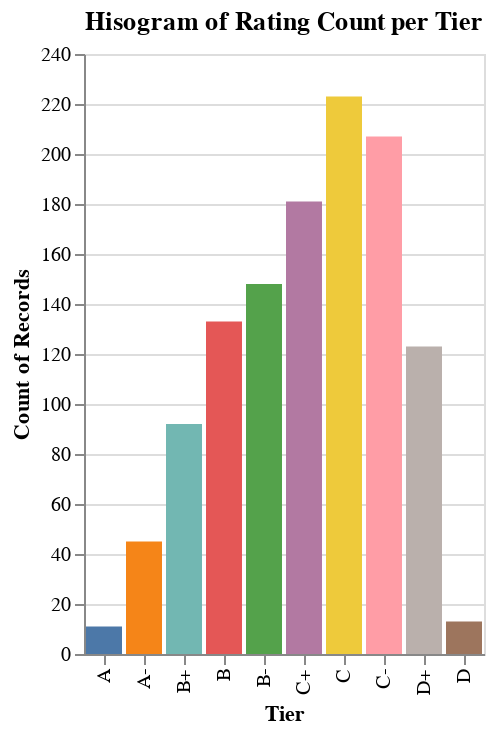

The notebook cell saved with this chart:
### Code cell
rating_categories = ['S+', 'S', 'S-', 'A+', 'A', 'A-', 'B+', 'B', 'B-', 'C+', 'C', 'C-', 'D+', 'D' 'D-', 'F+', 'F', 'F-']
alt.Chart(data).mark_bar().encode(
    alt.Color("tier", type='nominal', legend=None),
    alt.X('tier:O').sort(rating_categories).title('Tier').scale(clamp=False),
    y = 'count()'
).properties(title='Hisogram of Rating Count per Tier')

### Figure 1 — Vega-Lite specification as saved in the notebook (floating-point values rounded to 4 significant figures; data arrays with more than 128 entries replaced by an {"elided": "..."} marker saying what was removed)
{"config": {"view": {"continuousWidth": 300, "continuousHeight": 300}}, "data": {"name": "data-849e6beaeba430c23ebc3472246f1c15"}, "mark": {"type": "bar"}, "encoding": {"color": {"field": "tier", "legend": null, "type": "nominal"}, "x": {"field": "tier", "scale": {"clamp": false}, "sort": ["S+", "S", "S-", "A+", "A", "A-", "B+", "B", "B-", "C+", "C", "C-", "D+", "DD-", "F+", "F", "F-"], "title": "Tier", "type": "ordinal"}, "y": {"aggregate": "count", "type": "quantitative"}}, "title": "Hisogram of Rating Count per Tier", "$schema": "https://vega.github.io/schema/vega-lite/v5.20.1.json", "datasets": {"data-849e6beaeba430c23ebc3472246f1c15": {"elided": "1176 records"}}}
